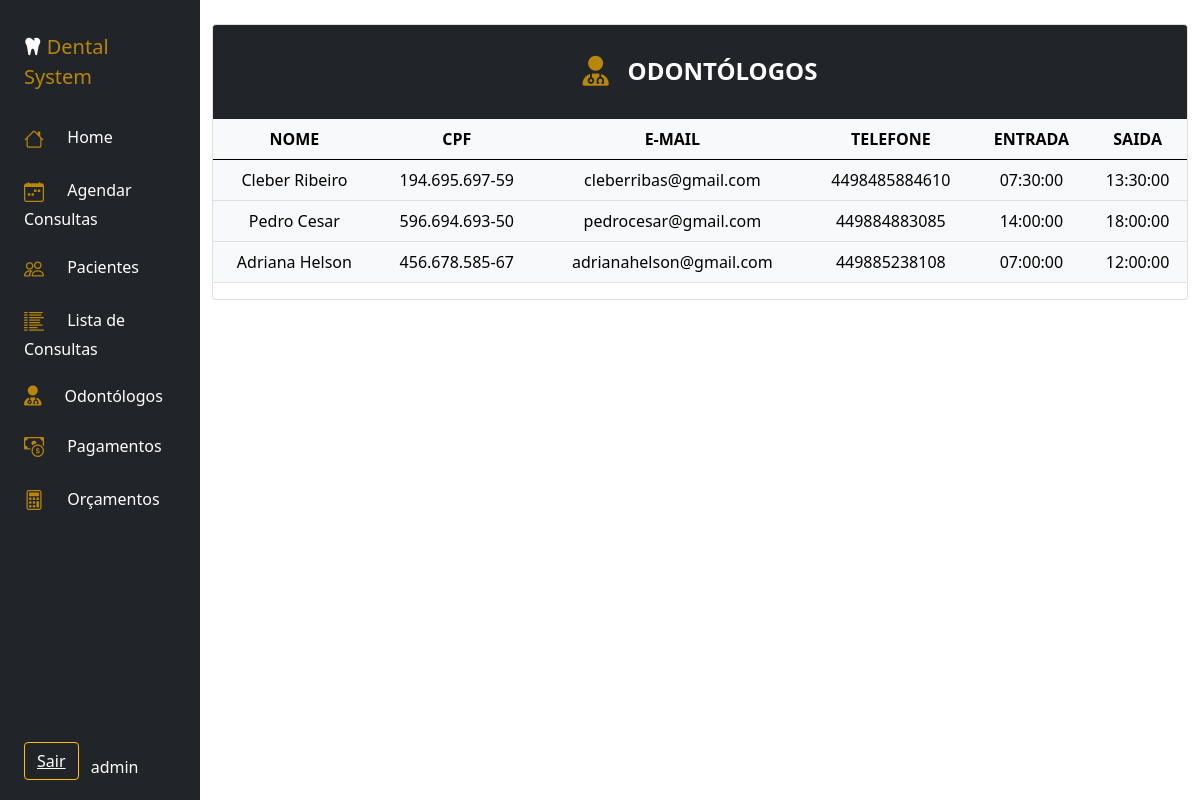
Screenshot of /secretaria/lista_odontologos.php (signed in) with the database file from the repository.
### tables this page shows
CREATE TABLE `odontologos` (
  `idodontologo` int(11) NOT NULL,
  `nome_odontologo` varchar(100) NOT NULL,
  `cpf` varchar(100) NOT NULL,
  `email` varchar(100) NOT NULL,
  `telefone` varchar(100) NOT NULL,
  `horario_entrada` time NOT NULL,
  `horario_saida` time NOT NULL,
  `color` varchar(11) DEFAULT NULL
);

### secretaria/lista_odontologos.php (the view, shortened to what this page needs)
<?php
    include('menusecretaria.php');
?>
<!doctype html>
<html lang="pt-br">
<head>
    <link href="https://cdn.jsdelivr.net/npm/bootstrap@5.0.2/dist/css/bootstrap.min.css" rel="stylesheet">
</head>
<body>
    <div class="col d-flex flex-column h-sm-100">
        <main class="row overflow">
            <div class="col pt-4">
                <div class="card">
                    <div class="card-header bg-dark text-white  text-center ">
                        <br>
                        <h4 class="my-0 fw-normal"><b><i class="fa-solid fa-user-doctor fa-lg" style="color:Darkgoldenrod ;"></i>
                                &nbsp;&nbsp;ODONTÓLOGOS</b></h4><br />
                    </div>
                    <div class="table-responsive">
                        <table class="table table-light text-center">
                            <thead>
                                <tr>
                                    <th scope="col">NOME</th>
                                    <th scope="col">CPF</th>
                                    <th scope="col">E-MAIL</th>
                                    <th scope="col">TELEFONE</th>
                                    <th scope="col">ENTRADA</th>
                                    <th scope="col">SAIDA</th>
                                </tr>
                            </thead>
                            <tbody>
                                <?php
                                    include '../conexao.php';
                                    $pesquisa = mysqli_query($conexao, "SELECT * FROM odontologos");
                                    $row = mysqli_num_rows($pesquisa);
                                    if ($row > 0) {
                                        while ($registro = $pesquisa->fetch_array()) {
                                            echo '<tr>';
                                            echo '<td>' . $registro['nome_odontologo'] . '</td>';
                                            echo '<td>' . $registro['cpf'] . '</td>';
                                            echo '<td>' . $registro['email'] . '</td>';
                                            echo '<td>' . $registro['telefone'] . '</td>';
                                            echo '<td>' . $registro['horario_entrada'] . '</td>';
                                            echo '<td>' . $registro['horario_saida'] . '</td>';
                                        }
                                        echo '</tbody>';
                                        echo '</table>';
                                    } else {
                                        echo "Não há Odontologos cadastrados !";
                                        echo '</tbody>';
                                        echo '</table>';
                                    }
                                ?>
                    </div>
                </div>
            </div>
    </div>
</body>
</html>

### secretaria/secretaria.css (style rules this page uses)
@media (min-width:575px) { .h-sm-100 { height:auto; } }

### rows the page displays
odontologos: nome_odontologo "Cleber Ribeiro", cpf "194.695.697-59", email "cleberribas@gmail.com", telefone "4498485884610", horario_entrada "07:30:00", horario_saida "13:30:00"
odontologos: nome_odontologo "Pedro Cesar", cpf "596.694.693-50", email "pedrocesar@gmail.com", telefone "449884883085", horario_entrada "14:00:00", horario_saida "18:00:00"
odontologos: nome_odontologo "Adriana Helson", cpf "456.678.585-67", email "adrianahelson@gmail.com", telefone "449885238108", horario_entrada "07:00:00", horario_saida "12:00:00"

### other values shown
$nomeDoUsuario "admin"
